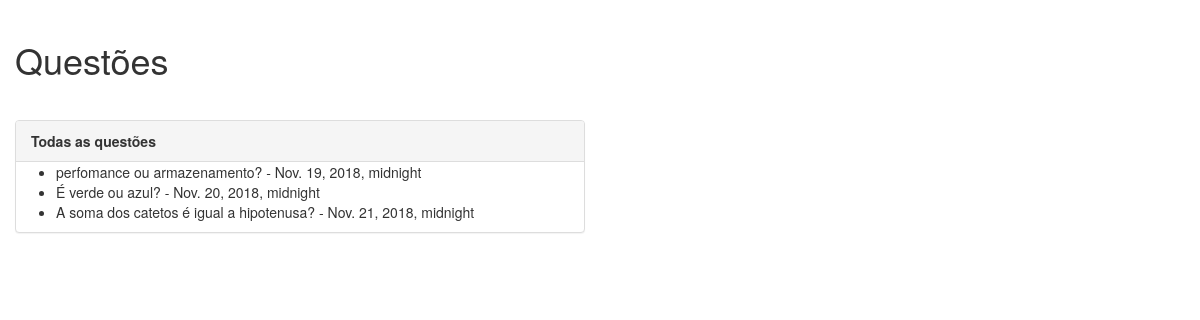
The page / on the database its author committed.
### pools/models.py (models this page shows, shortened)
class Question1(models.Model):
	question_text = models.CharField(max_length=255, null=False)
	closed = models.BooleanField(default=False)
	pub_date = models.DateTimeField()

### pools/views.py (the view)
# urls.py: path('', views.index),
def index (request):
	return render(request, 'index.html', { 'pools':Question1.objects.order_by('pub_date')})

### pools/templates/index.html (shortened to what this page needs)
{% load staticfiles %}
<!DOCTYPE html>
<html lang="pt-br">
	<head>
		<link href="{% static 'styles/bootstrap.css' %}" rel="stylesheet"/>
		<link href="{% static 'styles/main.css' %}" rel="stylesheet"/>
	</head>
	<body>
		<h1 style="margin-left: 15px;">Questões</h1>
		<div class= "row content">
			<div class="col-lg-6">
				<div class="panel panel-default">
					<div class="panel-heading">
						<strong>Todas as questões</strong>
					</div>
						<ul>
							{% for question in pools %}
							<li>
								{{question.question_text}} - {{ question.pub_date}}
							</li>
							{% endfor %}
						</ul>
				</div>
			</div>
		</div>
	</body>
</html>

### pools/static/styles/main.css (style rules this page uses)
body { padding-top: 20px; padding-bottom: 20px; }
.header, .content, .footer { padding-left: 15px; padding-right: 15px; }
.content { margin: 40px 0; }
@media screen and (min-width: 768px) { .header, .content, .footer { padding-left: 0; padding-right: 0; } }

### rows shown on the page
Question1: question_text "perfomance ou armazenamento?", pub_date "Nov. 19, 2018, midnight"
Question1: question_text "É verde ou azul?", pub_date "Nov. 20, 2018, midnight"
Question1: question_text "A soma dos catetos é igual a hipotenusa?", pub_date "Nov. 21, 2018, midnight"
